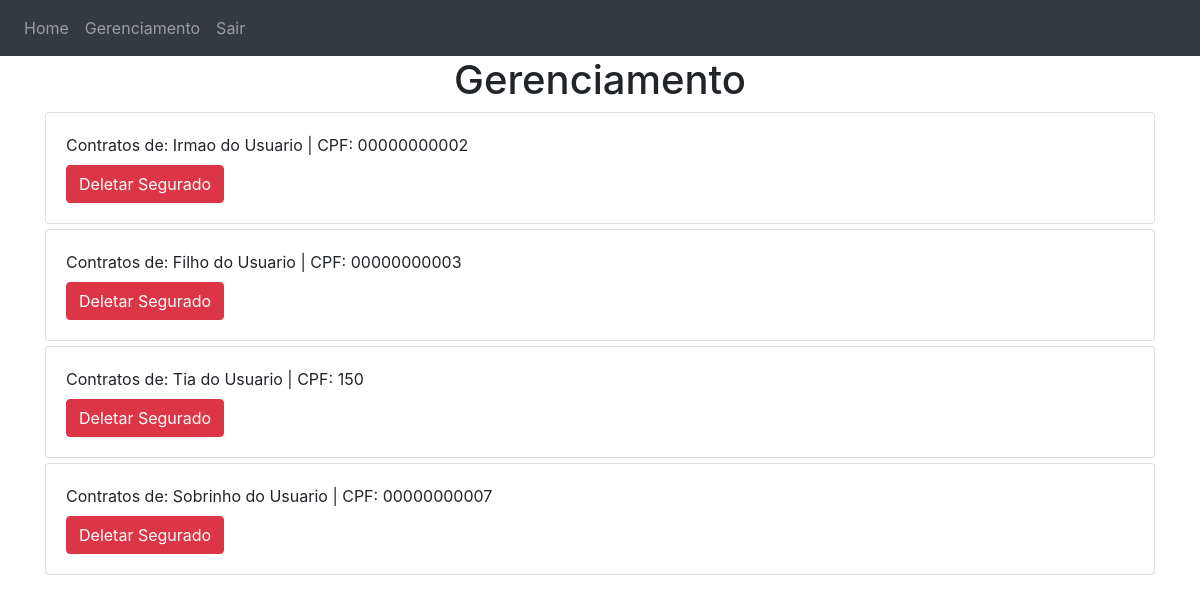
The page /perfil (signed in) on the database as committed earlier.
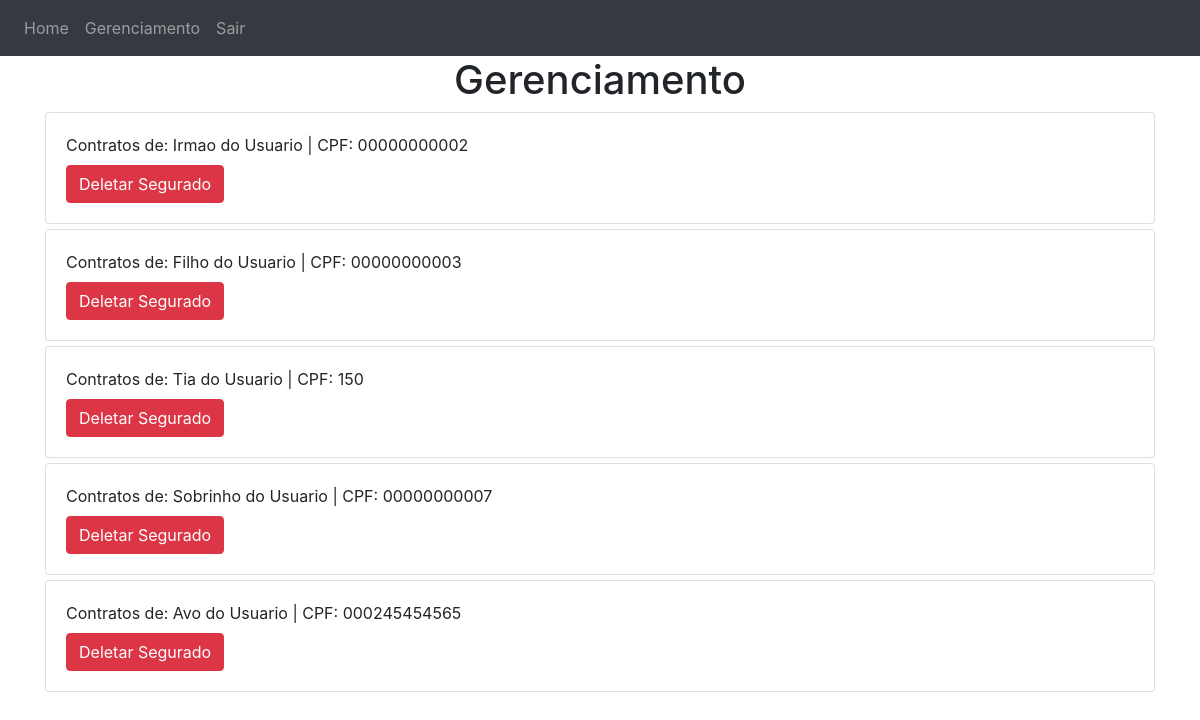
The same page on the database as committed later.
### website/models.py (models this page shows)
class tblSegurado(db.Model):
    __tablename__ = "tblSegurado"
    idSegurado = db.Column(db.Integer, primary_key=True, autoincrement=True)
    nome = db.Column(db.String(150))
    sexo = db.Column(db.String(50))
    cpf = db.Column(db.String(11), unique=True)
    dtCadastro = db.Column(db.Date)
    telefone = db.Column(db.String(150))
    ddd = db.Column(db.String(10))
    idLogin = db.Column(db.Integer, db.ForeignKey('tblLogin.id'))

### website/views.py (the view)
@views.route('/perfil', methods=['POST','GET'])
@login_required
def perfil():
    tempValue = f'''
    select d.nome as nmSeguradora,* from tblSegurado a
    inner join tblSeguro b
    on a.idSegurado = b.idSegurado
    inner join tblProduto c
    on b.idProduto = c.idProduto
    inner join tblSeguradora d
    on d.idSeguradora = c.idSeguradora
    where idLogin={str(current_user)[-2]}
    '''
    return render_template('perfil.html', data = db, user=current_user, seguradoras=tblSeguradora.query.all(), produtos=tblProduto.query.all(), seguros=db.session.execute(tempValue),segurados=tblSegurado.query.filter_by(idLogin=current_user.id).all())

### website/templates/perfil.html (shortened to what this page needs)
{% extends "base.html" %} {% block title %}Gerenciamento{% endblock %} {% block
content %}
<h1 align="center">Gerenciamento</h1>
{% if user.tpUser == 0 %} {% for seguradora in seguradoras %}
<div class="card" style="min-width: 150px; margin-top: 5px; margin-bottom: 5px;">
    <div class="card-body" data-toggle="collapse" href="#collapse-id-{{seguradora.idSeguradora}}" role="button"
         aria-expanded="false" aria-controls="collapseExample" style="cursor: pointer">
        <a>{{ seguradora.nome }}</a>
    </div>
</div>
<div class="collapse" id="collapse-id-{{seguradora.idSeguradora}}">
    <div class="card card-body" style="min-width: 150px">
        <button type="button" class="btn btn-primary" data-toggle="modal"
                data-target="#ModalCenter-idSeguradora-{{seguradora.idSeguradora}}"
                style="float: right; position: -webkit-sticky; margin:10px">
            Cadastrar Produto
        </button>
        <button type="button" class="btn btn-secondary" data-toggle="modal"
                data-target="#ModalCenter-Alterar-idSeguradora-{{seguradora.idSeguradora}}"
                style="float: right; position: -webkit-sticky; margin:10px">
            Alterar Seguradora
        </button>
        <button type="button" class="btn btn-danger" data-toggle="modal"
                data-target="#Modal-Excluir-idSeguradora-{{seguradora.idSeguradora}}"
                style="float: right; position: -webkit-sticky; margin:10px">
            Excluir Seguradora
        </button>
        <div class="row">
            {% for produto in produtos %} {% if produto.idSeguradora ==
            seguradora.idSeguradora %}
            <div class="col-12 col-sm-6 col-md-4 col-lg-3 col-xl-2">
                <div class="card p-2">
                    <b>{{ produto.nmProduto }}</b>
                    <a>{{ produto.dsProduto }}</a>
                    <a style="margin-top: 10px;">Mensalidade: {{ produto.vlMensalidade }}</a>
                    <form method="POST" action="/adesao/{{produto.idProduto}}">
                        <input style="display: none" type="text" class="form-control" id="idProduto" name="idProduto"
                               placeholder="HiddenInput" value="{{ produto.idProduto }}" />
                        <button type="button" class="btn btn-secondary" data-toggle="modal"
                                data-target="#ModalCenter-id-{{produto.idProduto}}">
                            Alterar Produto
                        </button>
                        <button type="submit" class="btn btn-danger" formaction="/excluirP/{{produto.idProduto}}">
                            Excluir Produto
                        </button>
                    </form>
                </div>
            </div>
            <form method="POST" action="/alterarP/{{produto.idProduto}}">
                <div class="modal fade" id="ModalCenter-id-{{produto.idProduto}}" tabindex="-1" role="dialog"
                     aria-labelledby="exampleModalCenterTitle" aria-hidden="true">
                    <div class="modal-dialog modal-dialog-centered" role="document">
                        <div class="modal-content">
                            <div class="modal-header">
                                <h5 class="modal-title" id="ModalLongTitle-id-{{produto.idProduto}}">
                                    Alterar Produto
                                </h5>
                                <button type="button" class="close" data-dismiss="modal" aria-label="Close">
                                    <span aria-hidden="true">&times;</span>
                                </button>
                            </div>
                            <div class="modal-body">
                                <div class="form-group">
                                    <label for="nome">Nome Do Produto</label>
                                    <input type="text" class="form-control" id="nome" name="nome" value="{{produto.nmProduto}}"
                                           placeholder="Nome do Produto" required />
                                </div>
                                <div class="form-group">
                                    <label for="nome">Descrição Do Produto</label>
                                    <input type="text" class="form-control" id="dsProduto" name="dsProduto" value="{{produto.dsProduto}}"
                                           placeholder="Descrição do Produto" required />
                                </div>
                                <div class="form-group">
                                    <label for="nome">Valor do Produto</label>
                                    <input type="number" class="form-control" id="vlMensalidade" name="vlMensalidade"
                                           value="{{produto.vlMensalidade}}" placeholder="Valor do Produto" step=".01" />
                                </div>
                            </div>
                            <div class="modal-footer">
                                <button type="button" class="btn btn-secondary" data-dismiss="modal">
                                    Cancelar
                                </button>
                                <button type="submit" class="btn btn-primary">
                                    Salvar Alteracoes
                                </button>
                            </div>
                        </div>
                    </div>
                </div>
            </form>
            {% endif%} {% endfor %}
            <form method="POST" action="/excluirSeguradora/{{seguradora.idSeguradora}}">
                <div class="modal fade" id="Modal-Excluir-idSeguradora-{{seguradora.idSeguradora}}" tabindex="-1" role="dialog" aria-labelledby="exampleModalLabel"
                     aria-hidden="true">
                    <div class="modal-dialog" role="document">
                        <div class="modal-content">
                            <div class="modal-header">
                                <h5 class="modal-title" id="exampleModalLabel">Excluir Seguradora?</h5>
                                <button type="button" class="close" data-dismiss="modal" aria-label="Close">
                                    <span aria-hidden="true">&times;</span>
                                </button>
                            </div>
                            <div class="modal-body">
                                Esta ação irá apagar permanentemente a seguradora, seus produtos e seguros, deseja continuar?
                            </div>
                            <div class="modal-footer">
                                <button type="button" class="btn btn-primary" data-dismiss="modal">Cancelar</button>
                                <button type="submit" class="btn btn-danger">Confirmar</button>
                            </div>
                        </div>
                    </div>
                </div>
            </form>
            <form method="POST" action="/cadastrarP/{{seguradora.idSeguradora}}">
                <div class="modal fade" id="ModalCenter-idSeguradora-{{seguradora.idSeguradora}}" tabindex="-1" role="dialog"
                     aria-labelledby="exampleModalCenterTitle" aria-hidden="true">
                    <div class="modal-dialog modal-dialog-centered" role="document">
                        <div class="modal-content">
                            <div class="modal-header">
                                <h5 class="modal-title" id="ModalLongTitle-idSeguradora-{{seguradora.idSeguradora}}">
                                    Cadastrar Produto
                                </h5>
                                <button type="button" class="close" data-dismiss="modal" aria-label="Close">
                                    <span aria-hidden="true">&times;</span>
                                </button>
                            </div>
                            <div class="modal-body">
                                <div class="form-group">
                                    <label for="nmProduto">Nome Do Produto</label>
                                    <input type="text" class="form-control" id="nmProduto" name="nmProduto" placeholder="Nome do Produto"
                                           required />
                                </div>
                                <div class="form-group">
                                    <label for="nome">Descrição Do Produto</label>
                                    <input type="text" class="form-control" id="dsProduto" name="dsProduto"
                                           placeholder="Descrição do Produto" required />
                                </div>
                                <div class="form-group">
                                    <label for="nome">Valor do Produto</label>
                                    <input type="number" class="form-control" id="vlMensalidade" name="vlMensalidade"
                                           placeholder="Valor do Produto" step=".01" />
                                </div>
                            </div>
                            <div class="modal-footer">
                                <button type="button" class="btn btn-secondary" data-dismiss="modal">
                                    Cancelar
                                </button>
                                <button type="submit" class="btn btn-primary">
                                    Cadastrar
                                </button>
                            </div>
                        </div>
                    </div>
                </div>
            </form>
            <form method="POST" action="/alterarSeguradora/{{seguradora.idSeguradora}}">
                <div class="modal fade" id="ModalCenter-Alterar-idSeguradora-{{seguradora.idSeguradora}}" tabindex="-1"
                     role="dialog" aria-labelledby="exampleModalCenterTitle" aria-hidden="true">
                    <div class="modal-dialog modal-dialog-centered" role="document">
                        <div class="modal-content">
                            <div class="modal-header">
                                <h5 class="modal-title" id="ModalLongTitle-Alterar-idSeguradora-{{seguradora.idSeguradora}}">
                                    Alterar Seguradora
                                </h5>
                                <button type="button" class="close" data-dismiss="modal" aria-label="Close">
                                    <span aria-hidden="true">&times;</span>
                                </button>
                            </div>
                            <div class="modal-body">
                                <div class="form-group">
                                    <label for="nmSeguradora">Nome Da Seguradora</label>
                                    <input type="text" class="form-control" id="nmSeguradora" value="{{seguradora.nome}}"
                                           name="nmSeguradora" placeholder="Nome Da Seguradora" required />
                                </div>
                            </div>
                            <div class="modal-footer">
                                <button type="button" class="btn btn-secondary" data-dismiss="modal">
                                    Cancelar
                                </button>
                                <button type="submit" class="btn btn-primary">
                                    Alterar
                                </button>
                            </div>
                        </div>
                    </div>
                </div>
            </form>
        </div>
    </div>
</div>
{% endfor %}
<button type="button" class="btn btn-primary" data-toggle="modal"
        data-target="#ModalCenter-Cadastrar-Seguradora"
        style="float: right; position: -webkit-sticky; margin:10px">
    Cadastrar Seguradora
</button>
<form method="POST" action="/cadastrarSeguradora">
    <div class="modal fade" id="ModalCenter-Cadastrar-Seguradora" tabindex="-1"
         role="dialog" aria-labelledby="exampleModalCenterTitle" aria-hidden="true">
        <div class="modal-dialog modal-dialog-centered" role="document">
            <div class="modal-content">
                <div class="modal-header">
                    <h5 class="modal-title" id="ModalCenter-Cadastrar-Seguradora">
                        Cadastrar Seguradora
                    </h5>
                    <button type="button" class="close" data-dismiss="modal" aria-label="Close">
                        <span aria-hidden="true">&times;</span>
                    </button>
                </div>
                <div class="modal-body">
                    <div class="form-group">
                        <label for="nmSeguradora">Nome Da Seguradora</label>
                        <input type="text" class="form-control" id="nmSeguradora"
                               name="nmSeguradora" placeholder="Nome Da Seguradora" required />
                    </div>
                </div>
                <div class="modal-footer">
                    <button type="button" class="btn btn-secondary" data-dismiss="modal">
                        Cancelar
                    </button>
                    <button type="submit" class="btn btn-primary">
                        Cadastrar
                    </button>
                </div>
            </div>
        </div>
    </div>
</form>
{% else %}
{% for segurado in segurados %}
{% set seguros = data.session.execute('''
select d.nome as nmSeguradora,* from tblSegurado a
inner join tblSeguro b
on a.idSegurado = b.idSegurado
inner join tblProduto c
on b.idProduto = c.idProduto
inner join tblSeguradora d
on d.idSeguradora = c.idSeguradora
where idLogin={}
'''.format(user.id)) %}
<div class="card" style="margin-top: 5px;margin-bottom: 5px;">
    <div class="card-body" data-toggle="collapse" href="#collapse{{segurado.idSegurado}}" role="button"
         aria-expanded="false" aria-controls="collapseExample" style="cursor: pointer">
        <span style="position: center;">Contratos de: {{ segurado.nome}} | CPF: {{segurado.cpf}}</span>
        <form method="POST" action="/excluirSegurado/{{segurado.idSegurado}}">
            <button type="submit" class="btn btn-danger" style="margin-top: 1vh">
                Deletar Segurado
            </button>
        </form>
    </div>
</div>
{% endfor %}
{% endif %} {% endblock %}

### website/templates/base.html (shortened to what this page needs)
<!DOCTYPE html>
<html>
<head>
    <link rel="stylesheet"
          href="https://stackpath.bootstrapcdn.com/bootstrap/4.4.1/css/bootstrap.min.css"
 />
    <link rel="stylesheet"
          href="https://stackpath.bootstrapcdn.com/font-awesome/4.7.0/css/font-awesome.min.css"
 />
</head>
<body>
    <nav class="navbar navbar-expand-lg navbar-dark bg-dark">
        <div class="collapse navbar-collapse" id="navbar">
            <div class="navbar-nav">
                <a class="nav-item nav-link" id="home" href="/">Home</a>
                {% if user.is_authenticated %}
                <a class="nav-item nav-link" id="logout" href="/perfil">Gerenciamento</a>
                <a class="nav-item nav-link" id="logout" href="/logout">Sair</a>
                {% else %}
                <a class="nav-item nav-link" id="login" href="/login">Acessar</a>
                <a class="nav-item nav-link" id="signUp" href="/sign-up">Inscrever-se</a>
                {% endif %}
            </div>
        </div>
    </nav>
    <div class="container">{% block content %} {% endblock %}</div>
</body>
</html>

Rows that differ between the two databases and show on the page:
added tblSegurado: nome "Avo do Usuario", cpf "000245454565"
